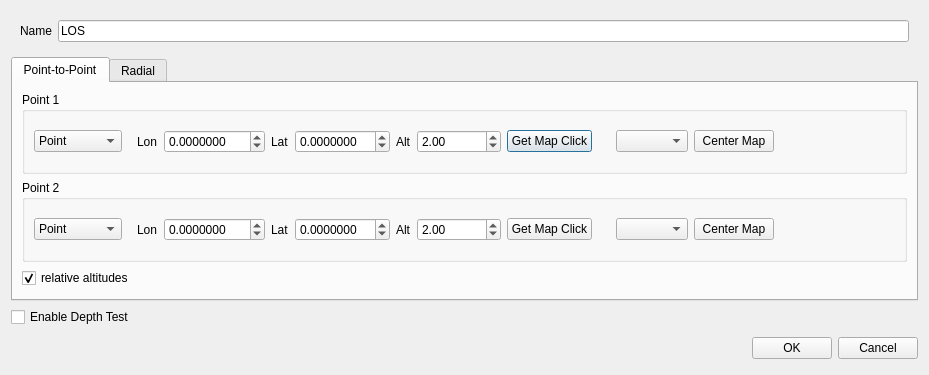
<?xml version="1.0" encoding="UTF-8"?>
<ui version="4.0">
 <class>LOSCreationDialog</class>
 <widget class="QDialog" name="LOSCreationDialog">
  <property name="geometry">
   <rect>
    <x>0</x>
    <y>0</y>
    <width>874</width>
    <height>358</height>
   </rect>
  </property>
  <property name="windowTitle">
   <string>Line-of-Sight</string>
  </property>
  <layout class="QVBoxLayout" name="verticalLayout">
   <item>
    <widget class="QWidget" name="widget_2" native="true">
     <layout class="QHBoxLayout" name="horizontalLayout_11">
      <item>
       <widget class="QLabel" name="nameLabel">
        <property name="text">
         <string>Name</string>
        </property>
       </widget>
      </item>
      <item>
       <widget class="QLineEdit" name="nameBox">
        <property name="text">
         <string>LOS</string>
        </property>
       </widget>
      </item>
     </layout>
    </widget>
   </item>
   <item>
    <widget class="QTabWidget" name="typeTabs">
     <property name="currentIndex">
      <number>0</number>
     </property>
     <widget class="QWidget" name="p2pTab">
      <attribute name="title">
       <string>Point-to-Point</string>
      </attribute>
      <layout class="QVBoxLayout" name="verticalLayout_2">
       <item>
        <widget class="QGroupBox" name="p1GroupBox">
         <property name="title">
          <string>Point 1</string>
         </property>
         <layout class="QHBoxLayout" name="horizontalLayout">
          <item>
           <widget class="QComboBox" name="p1TypeCombo">
            <property name="currentIndex">
             <number>0</number>
            </property>
            <item>
             <property name="text">
              <string>Point</string>
             </property>
            </item>
            <item>
             <property name="text">
              <string>Annotation</string>
             </property>
            </item>
           </widget>
          </item>
          <item>
           <widget class="QWidget" name="p1PointOptions" native="true">
            <layout class="QHBoxLayout" name="horizontalLayout_3">
             <item>
              <widget class="QLabel" name="p1LonLabel">
               <property name="text">
                <string>Lon</string>
               </property>
              </widget>
             </item>
             <item>
              <widget class="QDoubleSpinBox" name="p1LonBox">
               <property name="decimals">
                <number>7</number>
               </property>
               <property name="minimum">
                <double>-180.000000000000000</double>
               </property>
               <property name="maximum">
                <double>180.000000000000000</double>
               </property>
               <property name="singleStep">
                <double>0.001000000000000</double>
               </property>
              </widget>
             </item>
             <item>
              <widget class="QLabel" name="p1LatLabel">
               <property name="text">
                <string>Lat</string>
               </property>
              </widget>
             </item>
             <item>
              <widget class="QDoubleSpinBox" name="p1LatBox">
               <property name="decimals">
                <number>7</number>
               </property>
               <property name="minimum">
                <double>-90.000000000000000</double>
               </property>
               <property name="maximum">
                <double>90.000000000000000</double>
               </property>
               <property name="singleStep">
                <double>0.001000000000000</double>
               </property>
              </widget>
             </item>
             <item>
              <widget class="QLabel" name="p1AltLabel">
               <property name="text">
                <string>Alt</string>
               </property>
              </widget>
             </item>
             <item>
              <widget class="QDoubleSpinBox" name="p1AltBox">
               <property name="decimals">
                <number>2</number>
               </property>
               <property name="minimum">
                <double>-10000.000000000000000</double>
               </property>
               <property name="maximum">
                <double>1000000000.000000000000000</double>
               </property>
               <property name="value">
                <double>2.000000000000000</double>
               </property>
              </widget>
             </item>
             <item>
              <widget class="QPushButton" name="p1PointButton">
               <property name="text">
                <string>Get Map Click</string>
               </property>
              </widget>
             </item>
            </layout>
           </widget>
          </item>
          <item>
           <widget class="QWidget" name="p1NodeOptions" native="true">
            <layout class="QHBoxLayout" name="horizontalLayout_4">
             <item>
              <widget class="QComboBox" name="p1NodeCombo"/>
             </item>
             <item>
              <widget class="QPushButton" name="p1NodeButton">
               <property name="text">
                <string>Center Map</string>
               </property>
              </widget>
             </item>
            </layout>
           </widget>
          </item>
          <item>
           <spacer name="horizontalSpacer_3">
            <property name="orientation">
             <enum>Qt::Horizontal</enum>
            </property>
            <property name="sizeHint" stdset="0">
             <size>
              <width>0</width>
              <height>20</height>
             </size>
            </property>
           </spacer>
          </item>
         </layout>
        </widget>
       </item>
       <item>
        <widget class="QGroupBox" name="p2GroupBox">
         <property name="title">
          <string>Point 2</string>
         </property>
         <layout class="QHBoxLayout" name="horizontalLayout_2">
          <item>
           <widget class="QComboBox" name="p2TypeCombo">
            <property name="currentIndex">
             <number>0</number>
            </property>
            <item>
             <property name="text">
              <string>Point</string>
             </property>
            </item>
            <item>
             <property name="text">
              <string>Annotation</string>
             </property>
            </item>
           </widget>
          </item>
          <item>
           <widget class="QWidget" name="p2PointOptions" native="true">
            <layout class="QHBoxLayout" name="horizontalLayout_5">
             <item>
              <widget class="QLabel" name="p2LonLabel">
               <property name="text">
                <string>Lon</string>
               </property>
              </widget>
             </item>
             <item>
              <widget class="QDoubleSpinBox" name="p2LonBox">
               <property name="decimals">
                <number>7</number>
               </property>
               <property name="minimum">
                <double>-180.000000000000000</double>
               </property>
               <property name="maximum">
                <double>180.000000000000000</double>
               </property>
               <property name="singleStep">
                <double>0.001000000000000</double>
               </property>
              </widget>
             </item>
             <item>
              <widget class="QLabel" name="p2LatLabel">
               <property name="text">
                <string>Lat</string>
               </property>
              </widget>
             </item>
             <item>
              <widget class="QDoubleSpinBox" name="p2LatBox">
               <property name="decimals">
                <number>7</number>
               </property>
               <property name="minimum">
                <double>-90.000000000000000</double>
               </property>
               <property name="maximum">
                <double>90.000000000000000</double>
               </property>
               <property name="singleStep">
                <double>0.001000000000000</double>
               </property>
              </widget>
             </item>
             <item>
              <widget class="QLabel" name="p2AltLabel">
               <property name="text">
                <string>Alt</string>
               </property>
              </widget>
             </item>
             <item>
              <widget class="QDoubleSpinBox" name="p2AltBox">
               <property name="decimals">
                <number>2</number>
               </property>
               <property name="minimum">
                <double>-10000.000000000000000</double>
               </property>
               <property name="maximum">
                <double>1000000000.000000000000000</double>
               </property>
               <property name="value">
                <double>2.000000000000000</double>
               </property>
              </widget>
             </item>
             <item>
              <widget class="QPushButton" name="p2PointButton">
               <property name="text">
                <string>Get Map Click</string>
               </property>
              </widget>
             </item>
            </layout>
           </widget>
          </item>
          <item>
           <widget class="QWidget" name="p2NodeOptions" native="true">
            <layout class="QHBoxLayout" name="horizontalLayout_6">
             <item>
              <widget class="QComboBox" name="p2NodeCombo"/>
             </item>
             <item>
              <widget class="QPushButton" name="p2NodeButton">
               <property name="text">
                <string>Center Map</string>
               </property>
              </widget>
             </item>
            </layout>
           </widget>
          </item>
          <item>
           <spacer name="horizontalSpacer_4">
            <property name="orientation">
             <enum>Qt::Horizontal</enum>
            </property>
            <property name="sizeHint" stdset="0">
             <size>
              <width>0</width>
              <height>20</height>
             </size>
            </property>
           </spacer>
          </item>
         </layout>
        </widget>
       </item>
       <item>
        <widget class="QCheckBox" name="p2pRelativeCheckBox">
         <property name="text">
          <string>relative altitudes</string>
         </property>
         <property name="checked">
          <bool>true</bool>
         </property>
        </widget>
       </item>
       <item>
        <spacer name="verticalSpacer_3">
         <property name="orientation">
          <enum>Qt::Vertical</enum>
         </property>
         <property name="sizeHint" stdset="0">
          <size>
           <width>20</width>
           <height>0</height>
          </size>
         </property>
        </spacer>
       </item>
      </layout>
     </widget>
     <widget class="QWidget" name="radialTab">
      <attribute name="title">
       <string>Radial</string>
      </attribute>
      <layout class="QVBoxLayout" name="verticalLayout_3">
       <item>
        <widget class="QGroupBox" name="radPointGroupBox">
         <property name="title">
          <string>Point</string>
         </property>
         <layout class="QHBoxLayout" name="horizontalLayout_7">
          <item>
           <widget class="QComboBox" name="radTypeCombo">
            <property name="currentIndex">
             <number>0</number>
            </property>
            <item>
             <property name="text">
              <string>Point</string>
             </property>
            </item>
            <item>
             <property name="text">
              <string>Annotation</string>
             </property>
            </item>
           </widget>
          </item>
          <item>
           <widget class="QWidget" name="radPointOptions" native="true">
            <layout class="QHBoxLayout" name="horizontalLayout_8">
             <item>
              <widget class="QLabel" name="radLonLabel">
               <property name="text">
                <string>Lon</string>
               </property>
              </widget>
             </item>
             <item>
              <widget class="QDoubleSpinBox" name="radLonBox">
               <property name="decimals">
                <number>7</number>
               </property>
               <property name="minimum">
                <double>-180.000000000000000</double>
               </property>
               <property name="maximum">
                <double>180.000000000000000</double>
               </property>
               <property name="singleStep">
                <double>0.001000000000000</double>
               </property>
              </widget>
             </item>
             <item>
              <widget class="QLabel" name="radLatLabel">
               <property name="text">
                <string>Lat</string>
               </property>
              </widget>
             </item>
             <item>
              <widget class="QDoubleSpinBox" name="radLatBox">
               <property name="decimals">
                <number>7</number>
               </property>
               <property name="minimum">
                <double>-90.000000000000000</double>
               </property>
               <property name="maximum">
                <double>90.000000000000000</double>
               </property>
               <property name="singleStep">
                <double>0.001000000000000</double>
               </property>
              </widget>
             </item>
             <item>
              <widget class="QLabel" name="radAltLabel">
               <property name="text">
                <string>Alt</string>
               </property>
              </widget>
             </item>
             <item>
              <widget class="QDoubleSpinBox" name="radAltBox">
               <property name="decimals">
                <number>2</number>
               </property>
               <property name="minimum">
                <double>-10000.000000000000000</double>
               </property>
               <property name="maximum">
                <double>1000000000.000000000000000</double>
               </property>
               <property name="value">
                <double>2.000000000000000</double>
               </property>
              </widget>
             </item>
             <item>
              <widget class="QCheckBox" name="radRelativeCheckBox">
               <property name="text">
                <string>relative altitude</string>
               </property>
               <property name="checked">
                <bool>true</bool>
               </property>
              </widget>
             </item>
             <item>
              <widget class="QPushButton" name="radPointButton">
               <property name="text">
                <string>Get Map Click</string>
               </property>
              </widget>
             </item>
            </layout>
           </widget>
          </item>
          <item>
           <widget class="QWidget" name="radNodeOptions" native="true">
            <layout class="QHBoxLayout" name="horizontalLayout_9">
             <item>
              <widget class="QComboBox" name="radNodeCombo"/>
             </item>
             <item>
              <widget class="QPushButton" name="radNodeButton">
               <property name="text">
                <string>Center Map</string>
               </property>
              </widget>
             </item>
            </layout>
           </widget>
          </item>
          <item>
           <spacer name="horizontalSpacer_5">
            <property name="orientation">
             <enum>Qt::Horizontal</enum>
            </property>
            <property name="sizeHint" stdset="0">
             <size>
              <width>0</width>
              <height>20</height>
             </size>
            </property>
           </spacer>
          </item>
         </layout>
        </widget>
       </item>
       <item>
        <widget class="QWidget" name="widget" native="true">
         <layout class="QHBoxLayout" name="horizontalLayout_10">
          <item>
           <widget class="QLabel" name="radiusLabel">
            <property name="text">
             <string>Radius (m)</string>
            </property>
           </widget>
          </item>
          <item>
           <widget class="QDoubleSpinBox" name="radiusSpinBox">
            <property name="minimumSize">
             <size>
              <width>100</width>
              <height>0</height>
             </size>
            </property>
            <property name="minimum">
             <double>0.100000000000000</double>
            </property>
            <property name="maximum">
             <double>40075160.000000000000000</double>
            </property>
            <property name="value">
             <double>2000.000000000000000</double>
            </property>
           </widget>
          </item>
          <item>
           <spacer name="horizontalSpacer">
            <property name="orientation">
             <enum>Qt::Horizontal</enum>
            </property>
            <property name="sizeType">
             <enum>QSizePolicy::Fixed</enum>
            </property>
            <property name="sizeHint" stdset="0">
             <size>
              <width>40</width>
              <height>20</height>
             </size>
            </property>
           </spacer>
          </item>
          <item>
           <widget class="QLabel" name="spokesLabel">
            <property name="text">
             <string>Spokes</string>
            </property>
           </widget>
          </item>
          <item>
           <widget class="QSpinBox" name="spokesSpinBox">
            <property name="minimumSize">
             <size>
              <width>70</width>
              <height>0</height>
             </size>
            </property>
            <property name="minimum">
             <number>2</number>
            </property>
            <property name="maximum">
             <number>10000</number>
            </property>
            <property name="value">
             <number>100</number>
            </property>
           </widget>
          </item>
          <item>
           <spacer name="horizontalSpacer_2">
            <property name="orientation">
             <enum>Qt::Horizontal</enum>
            </property>
            <property name="sizeHint" stdset="0">
             <size>
              <width>40</width>
              <height>20</height>
             </size>
            </property>
           </spacer>
          </item>
         </layout>
        </widget>
       </item>
       <item>
        <spacer name="verticalSpacer_2">
         <property name="orientation">
          <enum>Qt::Vertical</enum>
         </property>
         <property name="sizeHint" stdset="0">
          <size>
           <width>20</width>
           <height>0</height>
          </size>
         </property>
        </spacer>
       </item>
      </layout>
     </widget>
    </widget>
   </item>
   <item>
    <widget class="QCheckBox" name="depthTestCheckBox">
     <property name="text">
      <string>Enable Depth Test</string>
     </property>
     <property name="checked">
      <bool>false</bool>
     </property>
    </widget>
   </item>
   <item>
    <spacer name="verticalSpacer">
     <property name="orientation">
      <enum>Qt::Vertical</enum>
     </property>
     <property name="sizeHint" stdset="0">
      <size>
       <width>20</width>
       <height>40</height>
      </size>
     </property>
    </spacer>
   </item>
   <item>
    <layout class="QHBoxLayout">
     <property name="spacing">
      <number>6</number>
     </property>
     <property name="margin">
      <number>0</number>
     </property>
     <item>
      <spacer>
       <property name="orientation">
        <enum>Qt::Horizontal</enum>
       </property>
       <property name="sizeHint" stdset="0">
        <size>
         <width>131</width>
         <height>31</height>
        </size>
       </property>
      </spacer>
     </item>
     <item>
      <widget class="QPushButton" name="okButton">
       <property name="text">
        <string>OK</string>
       </property>
      </widget>
     </item>
     <item>
      <widget class="QPushButton" name="cancelButton">
       <property name="text">
        <string>Cancel</string>
       </property>
      </widget>
     </item>
    </layout>
   </item>
  </layout>
 </widget>
 <resources/>
 <connections>
  <connection>
   <sender>okButton</sender>
   <signal>clicked()</signal>
   <receiver>LOSCreationDialog</receiver>
   <slot>accept()</slot>
   <hints>
    <hint type="sourcelabel">
     <x>562</x>
     <y>408</y>
    </hint>
    <hint type="destinationlabel">
     <x>96</x>
     <y>254</y>
    </hint>
   </hints>
  </connection>
  <connection>
   <sender>cancelButton</sender>
   <signal>clicked()</signal>
   <receiver>LOSCreationDialog</receiver>
   <slot>reject()</slot>
   <hints>
    <hint type="sourcelabel">
     <x>643</x>
     <y>408</y>
    </hint>
    <hint type="destinationlabel">
     <x>179</x>
     <y>282</y>
    </hint>
   </hints>
  </connection>
 </connections>
</ui>
